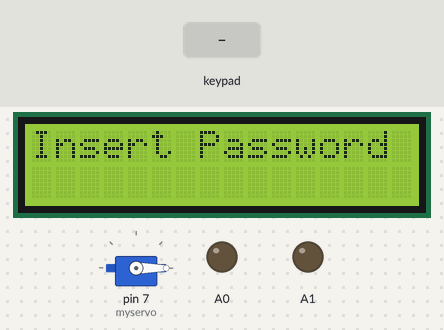
The sketch below on a simulated Arduino Uno, built with avr-gcc and run on an emulated ATmega328P. On the bench: 16×2 character LCD, servo, output pins drawn as LEDs (lit = HIGH). The test bench sets the inputs (shaded band).

Above: at 1.2 s.
1.3 s: keypad keys 0 6 5 4 pressed 0.4 s apart
At 3.1 s:
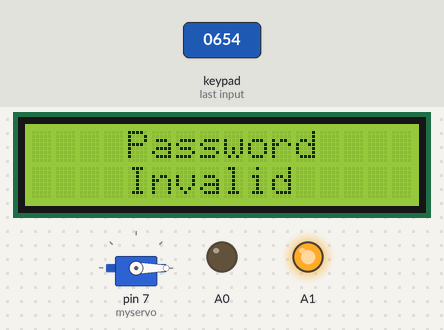
4.4 s: key '1' pressed
At 6.5 s:
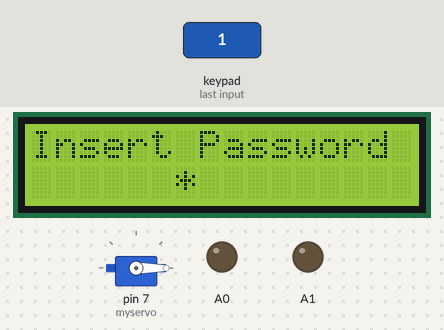
7.0 s: key '2' pressed
At 8.3 s:
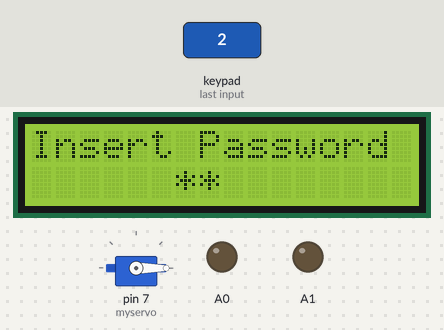
Timing chart, 0 to 10.0 s (numbered marks = the images above; inputs shaded):
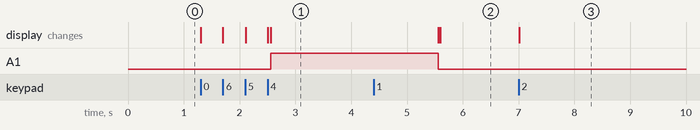

Measured:
- after the input at 1.3 s, A1: LOW → HIGH after 1.3 s; the display: first changes at once (image 1 shows a later state)
- after the input at 4.4 s, the display: first differs from a run without the input after 1.2 s (image 2)
- after the input at 7.0 s, the display: changes at once (image 3)

The sketch:

smart_door_lock_system_using_arduino1.ino
```cpp
#include <LiquidCrystal.h>
#include <Keypad.h>
#include <Servo.h>

int servostate;
int posOpen = 0;
int posClose = 90;
int a=0, b=0, c=0, d=0;
int var=0;
int C1=1,C2=2,C3=3,C4=4;
int Buzzer = A3;
char f='*';
const byte row = 4;
const byte column = 4;
char hex[row][column] = {
  {'1','2','3'},
  {'4','5','6'},
  {'7','8','9'},
  {'*','0','#'}
};
byte pinRow[row] = {0, 6, 5, 4};
byte pinColumn[column] = {3, 2, 1};

Servo myservo;
Keypad keypad = Keypad( makeKeymap(hex), pinRow, pinColumn, row, column );
LiquidCrystal lcd(8,9,10,11,12,13);
void setup(){
  lcd.begin(16,2);
  pinMode(A0,OUTPUT);
  pinMode(A1,OUTPUT);
  myservo.attach(7);
  myservo.write(posOpen);
  servostate = 1;
}

void loop(){
  char key = keypad.getKey();
  if (key){
   lcd.setCursor(6+var,1);
   lcd.print(key),lcd.setCursor(6+var,1),lcd.print(f);
   key=key-48;
   var++;
   switch(var){
    case 1:
    a=key;
    break;
    case 2:
    b=key;
    break;
    case 3:
    c=key;
    break;
    case 4:
    d=key;
   delay(50);
  if(a==C1 && b==C2 && c==C3 && d==C4){
    lcd.clear();
    lcd.setCursor(4,0);
    lcd.print("Door");
    lcd.setCursor(5,1);
    if(servostate == 0){
    	lcd.print("Lock");
      myservo.write(posOpen);
      servostate = 1;
    }
    else{
      lcd.print("Unlock");
      myservo.write(posClose);
      servostate = 0;
      delay(2000);
      myservo.write(posOpen);
    }

    digitalWrite(A0,HIGH);
    delay(1000);
    lcd.clear();
    digitalWrite(A0,LOW);
    }
  else{
    lcd.clear();
    lcd.setCursor(4,0);
    lcd.print("Password");
    lcd.setCursor(4,1);
    lcd.print("Invalid");
    digitalWrite(Buzzer,HIGH);
    digitalWrite(A1,HIGH);
    delay(3000);
    lcd.clear();
    digitalWrite(A1,LOW);
    digitalWrite(Buzzer,LOW);
    }

   var=0;
   lcd.clear();

  break;
  }

 }
 if(!key){lcd.setCursor(0,0),lcd.print("Insert Password");}

  delay(2);
}
```
